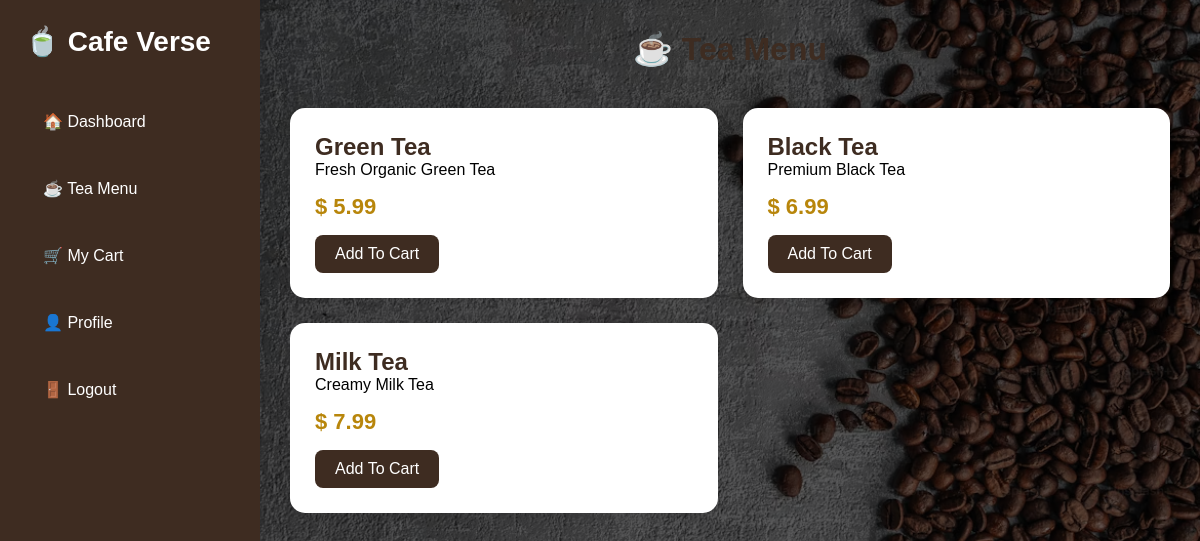
Before: /menu with the older database file.
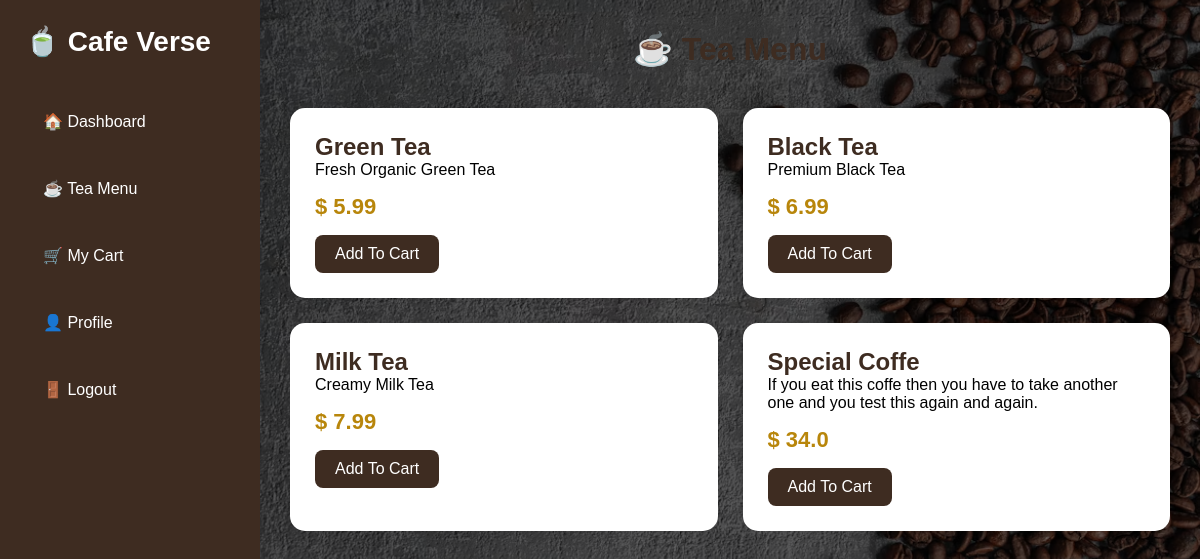
After: the same page with the newer database file.
### tables this page shows
CREATE TABLE teas(
id INTEGER PRIMARY KEY AUTOINCREMENT,
tea_name TEXT NOT NULL,
price REAL NOT NULL,
description TEXT NOT NULL
);

### app.py (the view)
@app.route('/menu')
def menu():
    conn = sqlite3.connect('tea_house.db')
    cursor = conn.cursor()
    cursor.execute("SELECT * FROM teas")
    teas = cursor.fetchall()
    conn.close()
    return render_template(
        'menu.html',
        teas=teas
    )

### templates/menu.html (shortened to what this page needs)
<!DOCTYPE html>
<html lang="en">
<head>
</head>
<body>
    <div class="sidebar">
        <div class="logo">
            🍵 Cafe Verse
        </div>
        <ul>
            <li><a href="/dashboard">🏠 Dashboard</a></li>
            <li><a href="/menu">☕ Tea Menu</a></li>
            <li><a href="/cart">🛒 My Cart</a></li>
            <li><a href="#">👤 Profile</a></li>
            <li><a href="/logout">🚪 Logout</a></li>
        </ul>
    </div>
    <div class="main">
        <h1>☕ Tea Menu</h1>
        <div class="container">
            {% for tea in teas %}
            <div class="card">
                <h2>{{ tea[1] }}</h2>
                <p>{{ tea[3] }}</p>
                <div class="price">
                    $ {{ tea[2] }}
                </div>
                <a href="/add_cart/{{ tea[0] }}" class="btn">
                    Add To Cart
                </a>
            </div>
            {% endfor %}
        </div>
    </div>
</body>
</html>

### templates/menu.html (style rules this page uses)
* { margin: 0; padding: 0; box-sizing: border-box; font-family: 'Poppins', sans-serif; }
body { background: #f5f5f5; background: linear-gradient(rgba(0, 0, 0, .55), rgba(0, 0, 0, .55)), url("/static/images/dashboard-2.avif"); background-size: cover; background-position: center; }
h1 { text-align: center; margin-bottom: 40px; color: #3e2c21; }
.container { display: grid; grid-template-columns: repeat(auto-fit, minmax(300px, 1fr)); gap: 25px; }
.card { background: white; padding: 25px; border-radius: 15px; box-shadow: 0 0 15px rgba(0, 0, 0, .1); }
.card h2 { color: #3e2c21; }
.price { color: #b8860b; font-size: 22px; font-weight: bold; margin-top: 15px; }
.btn { display: inline-block; margin-top: 15px; background: #3e2c21; color: white; text-decoration: none; padding: 10px 20px; border-radius: 8px; }
.sidebar { position: fixed; left: 0; top: 0; width: 260px; height: 100vh; background: #3e2c21; padding: 25px; color: white; }
.logo { font-size: 28px; font-weight: 700; margin-bottom: 40px; }
.sidebar ul { list-style: none; }
.sidebar ul li { margin: 20px 0; }
.sidebar ul li a { display: flex; align-items: center; gap: 10px; padding: 14px 18px; border-radius: 12px; transition: .3s; color: white; text-decoration: none; }
.main { margin-left: 260px; padding: 30px; }

Changed rows visible on the page:
added teas: tea_name "Special Coffe", description "If you eat this coffe then you have to take another one and you test this again and again.", price "34.0"
